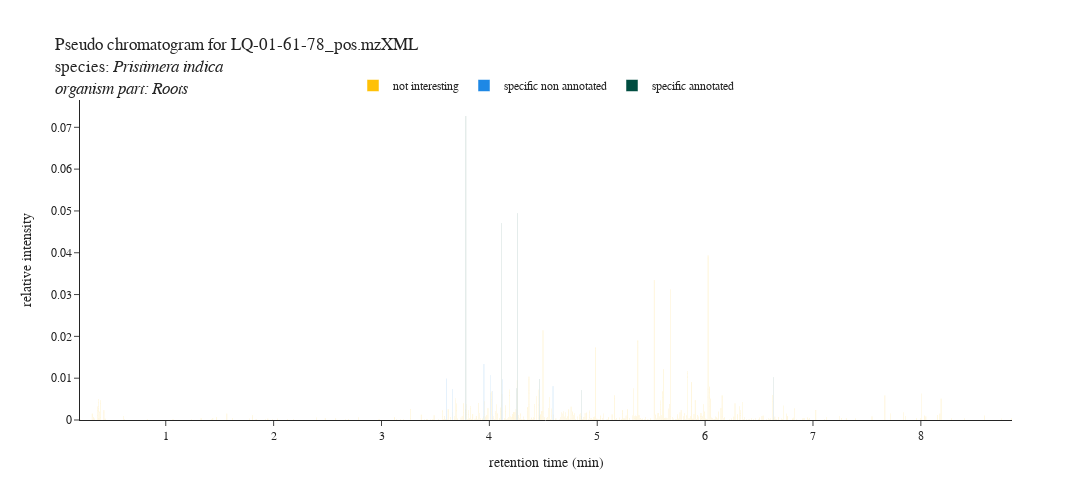
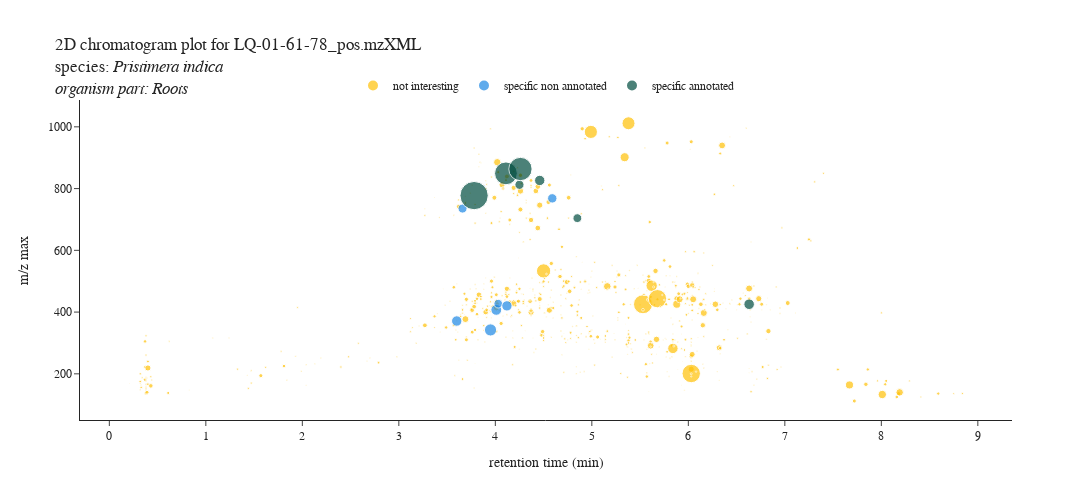

Source (notebook cell) for these figures, in order:
### Markdown cell above
#### Plot the selected sample

### Code cell
pseudochromatogram(sample, quantitative_data_filename, annotation_df, metadata_df, reduced_df, min_specificity, annotation_preference, species_column, organe_column, CC_component, canopus_npc_summary_filename, min_class_confidence, sirius_annotations, sirius_annotations_filename, min_ConfidenceScore, min_ZodiacScore, use_ion_identity, correlation_groups_df, data_process_origin, filename_header)
chromatogram2D(sample, quantitative_data_filename, annotation_df, metadata_df, reduced_df, min_specificity, annotation_preference, species_column, organe_column, CC_component, canopus_npc_summary_filename, min_class_confidence, sirius_annotations, sirius_annotations_filename, min_ConfidenceScore, min_ZodiacScore, use_ion_identity, correlation_groups_df, data_process_origin, filename_header)

### Figure 1 — Plotly figure (JSON) as saved in the notebook; plotly's stock layout.template omitted (floating-point values rounded to 4 significant figures; data arrays with more than 128 entries replaced by an {"elided": "..."} marker saying what was removed)
{"data": [{"alignmentgroup": "True", "customdata": {"elided": "713x7 mixed values"}, "hovertemplate": "status=%{customdata[6]}<br>retention time (min)=%{x}<br>LQ-01-61-78_pos.mzXML=%{y}<br>annotation network number=%{customdata[0]}<br>row m/z=%{customdata[1]}<br>row ID=%{customdata[2]}<br>adduct (ion identity)=%{customdata[3]}<br>neutral mass (ion identity)=%{customdata[4]}<br>annotation=%{customdata[5]}<extra></extra>", "legendgroup": "not interesting", "marker": {"color": "#FFC107", "pattern": {"shape": ""}}, "name": "not interesting", "offsetgroup": "not interesting", "orientation": "v", "showlegend": true, "textposition": "auto", "type": "bar", "x": {"elided": "713 float values"}, "xaxis": "x", "y": {"elided": "713 float values"}, "yaxis": "y"}, {"alignmentgroup": "True", "customdata": [["8678x", 371.1, "{8678}", "{nan}", 0, "non anotated", "specific non annotated"], [1163, 735.3, "{8240, 15645}", "{'[M+Na]+', '[M+2H]2+'}", 712.3, "non anotated", "specific non annotated"], ["7697x", 342.1, "{7697}", "{nan}", 0, "non anotated", "specific non annotated"], ["9605x", 407.2, "{9605}", "{nan}", 0, "non anotated", "specific non annotated"], ["10397x", 427.2, "{10397}", "{nan}", 0, "non anotated", "specific non annotated"], ["10077x", 420.2, "{10077}", "{nan}", 0, "non anotated", "specific non annotated"], [2075, 768.3, "{15669, 15726}", "{'[M+H]+', '[M+Na]+'}", 745.3, "non anotated", "specific non annotated"]], "hovertemplate": "status=%{customdata[6]}<br>retention time (min)=%{x}<br>LQ-01-61-78_pos.mzXML=%{y}<br>annotation network number=%{customdata[0]}<br>row m/z=%{customdata[1]}<br>row ID=%{customdata[2]}<br>adduct (ion identity)=%{customdata[3]}<br>neutral mass (ion identity)=%{customdata[4]}<br>annotation=%{customdata[5]}<extra></extra>", "legendgroup": "specific non annotated", "marker": {"color": "#1E88E5", "pattern": {"shape": ""}}, "name": "specific non annotated", "offsetgroup": "specific non annotated", "orientation": "v", "showlegend": true, "textposition": "auto", "type": "bar", "x": [3.6, 3.66, 3.95, 4.01, 4.03, 4.12, 4.59], "xaxis": "x", "y": [0.009866, 0.007443, 0.01342, 0.01072, 0.006864, 0.009715, 0.008046], "yaxis": "y"}, {"alignmentgroup": "True", "customdata": [[1246, 777.3, "{8849, 15746, 15693}", "{'[M+H]+', '[M+Na]+', '[M+2H]2+'}", 754.3, "annotated", "specific annotated"], [1556, 849.3, "{15840, 15876, 9927}", "{'[M+H]+', '[M+Na]+', '[M+2H]2+'}", 826.4, "annotated", "specific annotated"], [1724, 812.3, "{15811, 15772}", "{'[M+H]+', '[M+Na]+'}", 789.3, "annotated", "specific annotated"], [1734, 863.4, "{10100, 15902, 15863}", "{'[M+Na]+', '[M+2H]2+', '[2M+2H]2+'}", 840.4, "annotated", "specific annotated"], [1924, 826.3, "{15793, 15839, 15727}", "{'[M-2H2O+H]+', '[M+Na]+', '[M+H]+'}", 803.3, "annotated", "specific annotated"], [2319, 704.3, "{15465, 15549}", "{'[M+H]+', '[M+Na]+'}", 681.3, "annotated", "specific annotated"], ["10337x", 425.4, "{10337}", "{nan}", 0, "annotated", "specific annotated"]], "hovertemplate": "status=%{customdata[6]}<br>retention time (min)=%{x}<br>LQ-01-61-78_pos.mzXML=%{y}<br>annotation network number=%{customdata[0]}<br>row m/z=%{customdata[1]}<br>row ID=%{customdata[2]}<br>adduct (ion identity)=%{customdata[3]}<br>neutral mass (ion identity)=%{customdata[4]}<br>annotation=%{customdata[5]}<extra></extra>", "legendgroup": "specific annotated", "marker": {"color": "#004D40", "pattern": {"shape": ""}}, "name": "specific annotated", "offsetgroup": "specific annotated", "orientation": "v", "showlegend": true, "textposition": "auto", "type": "bar", "x": [3.78, 4.11, 4.25, 4.26, 4.46, 4.85, 6.63], "xaxis": "x", "y": [0.0727, 0.04714, 0.007616, 0.04945, 0.009721, 0.007112, 0.01015], "yaxis": "y"}], "layout": {"autosize": true, "bargap": 0.15, "bargroupgap": 0.1, "barmode": "group", "font": {"family": "Times New Roman"}, "height": 500, "legend": {"orientation": "h", "title": {}, "tracegroupgap": 0, "x": 0.5, "xanchor": "center", "y": 1, "yanchor": "bottom"}, "title": {"text": "Pseudo chromatogram for LQ-01-61-78_pos.mzXML<br>species: <i>Pristimera indica<i><br>organism part: Roots</sup>"}, "width": 1400, "xaxis": {"anchor": "y", "domain": [0, 1], "showgrid": false, "ticks": "outside", "tickson": "boundaries", "title": {"text": "retention time (min)"}}, "yaxis": {"anchor": "x", "domain": [0, 1], "title": {"text": "relative intensity"}}}}

### Figure 2 — Plotly figure (JSON) as saved in the notebook; plotly's stock layout.template omitted (floating-point values rounded to 4 significant figures; data arrays with more than 128 entries replaced by an {"elided": "..."} marker saying what was removed)
{"data": [{"customdata": {"elided": "713x7 mixed values"}, "hovertemplate": "status=%{customdata[6]}<br>retention time (min)=%{x}<br>row m/z=%{y}<br>LQ-01-61-78_pos.mzXML=%{customdata[1]}<br>annotation network number=%{customdata[0]}<br>row ID=%{customdata[2]}<br>adduct (ion identity)=%{customdata[3]}<br>neutral mass (ion identity)=%{customdata[4]}<br>annotation=%{customdata[5]}<extra></extra>", "legendgroup": "not interesting", "marker": {"color": "#FFC107", "size": {"elided": "713 float values"}, "sizemode": "area", "sizeref": 0.0001818, "symbol": "circle"}, "mode": "markers", "name": "not interesting", "orientation": "v", "showlegend": true, "type": "scatter", "x": {"elided": "713 float values"}, "xaxis": "x", "y": {"elided": "713 float values"}, "yaxis": "y"}, {"customdata": [["8678x", 0.009866, "{8678}", "{nan}", 0, "non anotated", "specific non annotated"], [1163, 0.007443, "{8240, 15645}", "{'[M+Na]+', '[M+2H]2+'}", 712.3, "non anotated", "specific non annotated"], ["7697x", 0.01342, "{7697}", "{nan}", 0, "non anotated", "specific non annotated"], ["9605x", 0.01072, "{9605}", "{nan}", 0, "non anotated", "specific non annotated"], ["10397x", 0.006864, "{10397}", "{nan}", 0, "non anotated", "specific non annotated"], ["10077x", 0.009715, "{10077}", "{nan}", 0, "non anotated", "specific non annotated"], [2075, 0.008046, "{15669, 15726}", "{'[M+H]+', '[M+Na]+'}", 745.3, "non anotated", "specific non annotated"]], "hovertemplate": "status=%{customdata[6]}<br>retention time (min)=%{x}<br>row m/z=%{y}<br>LQ-01-61-78_pos.mzXML=%{customdata[1]}<br>annotation network number=%{customdata[0]}<br>row ID=%{customdata[2]}<br>adduct (ion identity)=%{customdata[3]}<br>neutral mass (ion identity)=%{customdata[4]}<br>annotation=%{customdata[5]}<extra></extra>", "legendgroup": "specific non annotated", "marker": {"color": "#1E88E5", "size": [0.009866, 0.007443, 0.01342, 0.01072, 0.006864, 0.009715, 0.008046], "sizemode": "area", "sizeref": 0.0001818, "symbol": "circle"}, "mode": "markers", "name": "specific non annotated", "orientation": "v", "showlegend": true, "type": "scatter", "x": [3.6, 3.66, 3.95, 4.01, 4.03, 4.12, 4.59], "xaxis": "x", "y": [371.1, 735.3, 342.1, 407.2, 427.2, 420.2, 768.3], "yaxis": "y"}, {"customdata": [[1246, 0.0727, "{8849, 15746, 15693}", "{'[M+H]+', '[M+Na]+', '[M+2H]2+'}", 754.3, "annotated", "specific annotated"], [1556, 0.04714, "{15840, 15876, 9927}", "{'[M+H]+', '[M+Na]+', '[M+2H]2+'}", 826.4, "annotated", "specific annotated"], [1724, 0.007616, "{15811, 15772}", "{'[M+H]+', '[M+Na]+'}", 789.3, "annotated", "specific annotated"], [1734, 0.04945, "{10100, 15902, 15863}", "{'[M+Na]+', '[M+2H]2+', '[2M+2H]2+'}", 840.4, "annotated", "specific annotated"], [1924, 0.009721, "{15793, 15839, 15727}", "{'[M-2H2O+H]+', '[M+Na]+', '[M+H]+'}", 803.3, "annotated", "specific annotated"], [2319, 0.007112, "{15465, 15549}", "{'[M+H]+', '[M+Na]+'}", 681.3, "annotated", "specific annotated"], ["10337x", 0.01015, "{10337}", "{nan}", 0, "annotated", "specific annotated"]], "hovertemplate": "status=%{customdata[6]}<br>retention time (min)=%{x}<br>row m/z=%{y}<br>LQ-01-61-78_pos.mzXML=%{customdata[1]}<br>annotation network number=%{customdata[0]}<br>row ID=%{customdata[2]}<br>adduct (ion identity)=%{customdata[3]}<br>neutral mass (ion identity)=%{customdata[4]}<br>annotation=%{customdata[5]}<extra></extra>", "legendgroup": "specific annotated", "marker": {"color": "#004D40", "size": [0.0727, 0.04714, 0.007616, 0.04945, 0.009721, 0.007112, 0.01015], "sizemode": "area", "sizeref": 0.0001818, "symbol": "circle"}, "mode": "markers", "name": "specific annotated", "orientation": "v", "showlegend": true, "type": "scatter", "x": [3.78, 4.11, 4.25, 4.26, 4.46, 4.85, 6.63], "xaxis": "x", "y": [777.3, 849.3, 812.3, 863.4, 826.3, 704.3, 425.4], "yaxis": "y"}], "layout": {"autosize": true, "font": {"family": "Times New Roman"}, "height": 500, "legend": {"itemsizing": "constant", "orientation": "h", "title": {}, "tracegroupgap": 0, "x": 0.5, "xanchor": "center", "y": 1, "yanchor": "bottom"}, "title": {"text": "2D chromatogram plot for LQ-01-61-78_pos.mzXML<br>species: <i>Pristimera indica<i><br>organism part: Roots</sup>"}, "width": 1400, "xaxis": {"anchor": "y", "domain": [0, 1], "showgrid": false, "ticks": "outside", "tickson": "boundaries", "title": {"text": "retention time (min)"}}, "yaxis": {"anchor": "x", "domain": [0, 1], "title": {"text": "m/z max"}}}}
